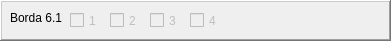
      <widget class="QFrame" name="frame_27">
       <property name="geometry">
        <rect>
         <x>458</x>
         <y>280</y>
         <width>391</width>
         <height>41</height>
        </rect>
       </property>
       <property name="frameShape">
        <enum>QFrame::WinPanel</enum>
       </property>
       <property name="frameShadow">
        <enum>QFrame::Raised</enum>
       </property>
       <widget class="QCheckBox" name="cb611">
        <property name="enabled">
         <bool>false</bool>
        </property>
        <property name="geometry">
         <rect>
          <x>70</x>
          <y>10</y>
          <width>41</width>
          <height>21</height>
         </rect>
        </property>
        <property name="text">
         <string>1</string>
        </property>
       </widget>
       <widget class="QCheckBox" name="cb612">
        <property name="enabled">
         <bool>false</bool>
        </property>
        <property name="geometry">
         <rect>
          <x>110</x>
          <y>10</y>
          <width>41</width>
          <height>21</height>
         </rect>
        </property>
        <property name="text">
         <string>2</string>
        </property>
       </widget>
       <widget class="QLabel" name="label_34">
        <property name="geometry">
         <rect>
          <x>10</x>
          <y>10</y>
          <width>58</width>
          <height>16</height>
         </rect>
        </property>
        <property name="text">
         <string>Borda 6.1</string>
        </property>
       </widget>
       <widget class="QCheckBox" name="cb613">
        <property name="enabled">
         <bool>false</bool>
        </property>
        <property name="geometry">
         <rect>
          <x>150</x>
          <y>10</y>
          <width>41</width>
          <height>21</height>
         </rect>
        </property>
        <property name="text">
         <string>3</string>
        </property>
       </widget>
       <widget class="QCheckBox" name="cb614">
        <property name="enabled">
         <bool>false</bool>
        </property>
        <property name="geometry">
         <rect>
          <x>190</x>
          <y>10</y>
          <width>41</width>
          <height>21</height>
         </rect>
        </property>
        <property name="text">
         <string>4</string>
        </property>
       </widget>
       <widget class="QFrame" name="frame_29">
        <property name="geometry">
         <rect>
          <x>460</x>
          <y>0</y>
          <width>391</width>
          <height>41</height>
         </rect>
        </property>
        <property name="frameShape">
         <enum>QFrame::WinPanel</enum>
        </property>
        <property name="frameShadow">
         <enum>QFrame::Raised</enum>
        </property>
        <widget class="QCheckBox" name="checkBox_233">
         <property name="geometry">
          <rect>
           <x>70</x>
           <y>10</y>
           <width>41</width>
           <height>21</height>
          </rect>
         </property>
         <property name="text">
          <string>1</string>
         </property>
        </widget>
        <widget class="QCheckBox" name="checkBox_234">
         <property name="geometry">
          <rect>
           <x>110</x>
           <y>10</y>
           <width>41</width>
           <height>21</height>
          </rect>
         </property>
         <property name="text">
          <string>2</string>
         </property>
        </widget>
        <widget class="QLabel" name="label_35">
         <property name="geometry">
          <rect>
           <x>10</x>
           <y>10</y>
           <width>58</width>
           <height>16</height>
          </rect>
         </property>
         <property name="text">
          <string>Borda 1.1</string>
         </property>
        </widget>
        <widget class="QCheckBox" name="checkBox_235">
         <property name="geometry">
          <rect>
           <x>150</x>
           <y>10</y>
           <width>41</width>
           <height>21</height>
          </rect>
         </property>
         <property name="text">
          <string>3</string>
         </property>
        </widget>
        <widget class="QCheckBox" name="checkBox_236">
         <property name="geometry">
          <rect>
           <x>190</x>
           <y>10</y>
           <width>41</width>
           <height>21</height>
          </rect>
         </property>
         <property name="text">
          <string>4</string>
         </property>
        </widget>
        <widget class="QCheckBox" name="checkBox_237">
         <property name="geometry">
          <rect>
           <x>230</x>
           <y>10</y>
           <width>41</width>
           <height>21</height>
          </rect>
         </property>
         <property name="text">
          <string>5</string>
         </property>
        </widget>
        <widget class="QCheckBox" name="checkBox_238">
         <property name="geometry">
          <rect>
           <x>270</x>
           <y>10</y>
           <width>41</width>
           <height>21</height>
          </rect>
         </property>
         <property name="text">
          <string>6</string>
         </property>
        </widget>
        <widget class="QCheckBox" name="checkBox_239">
         <property name="geometry">
          <rect>
           <x>310</x>
           <y>10</y>
           <width>41</width>
           <height>21</height>
          </rect>
         </property>
         <property name="text">
          <string>7</string>
         </property>
        </widget>
        <widget class="QCheckBox" name="checkBox_240">
         <property name="geometry">
          <rect>
           <x>350</x>
           <y>10</y>
           <width>41</width>
           <height>21</height>
          </rect>
         </property>
         <property name="text">
          <string>8</string>
         </property>
        </widget>
       </widget>
      </widget>
